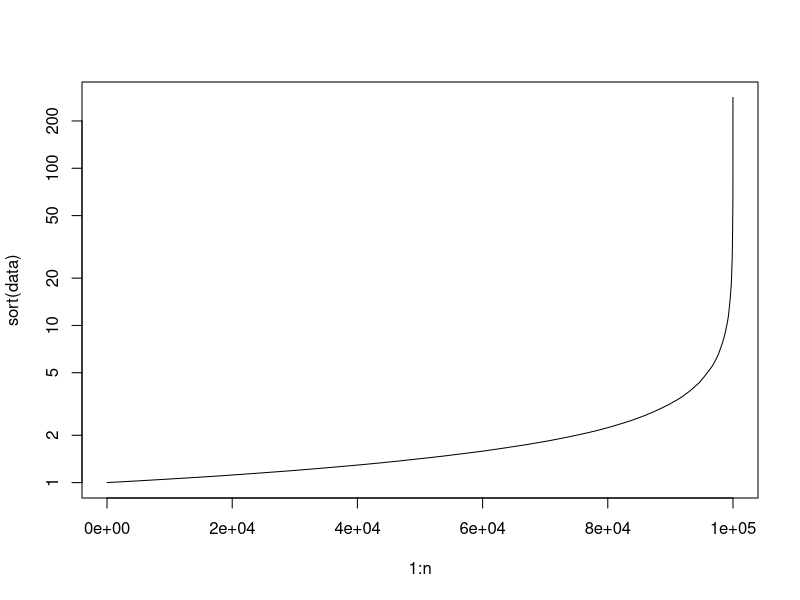

Recreate this plot in R.
###
# Havy tail distribuiton
###########################
n<-100000
u<-runif(n)
alpha<-2
data<-(1/(1-u))^(1/alpha)
plot(1:n,sort(data),log='y',type='l')
